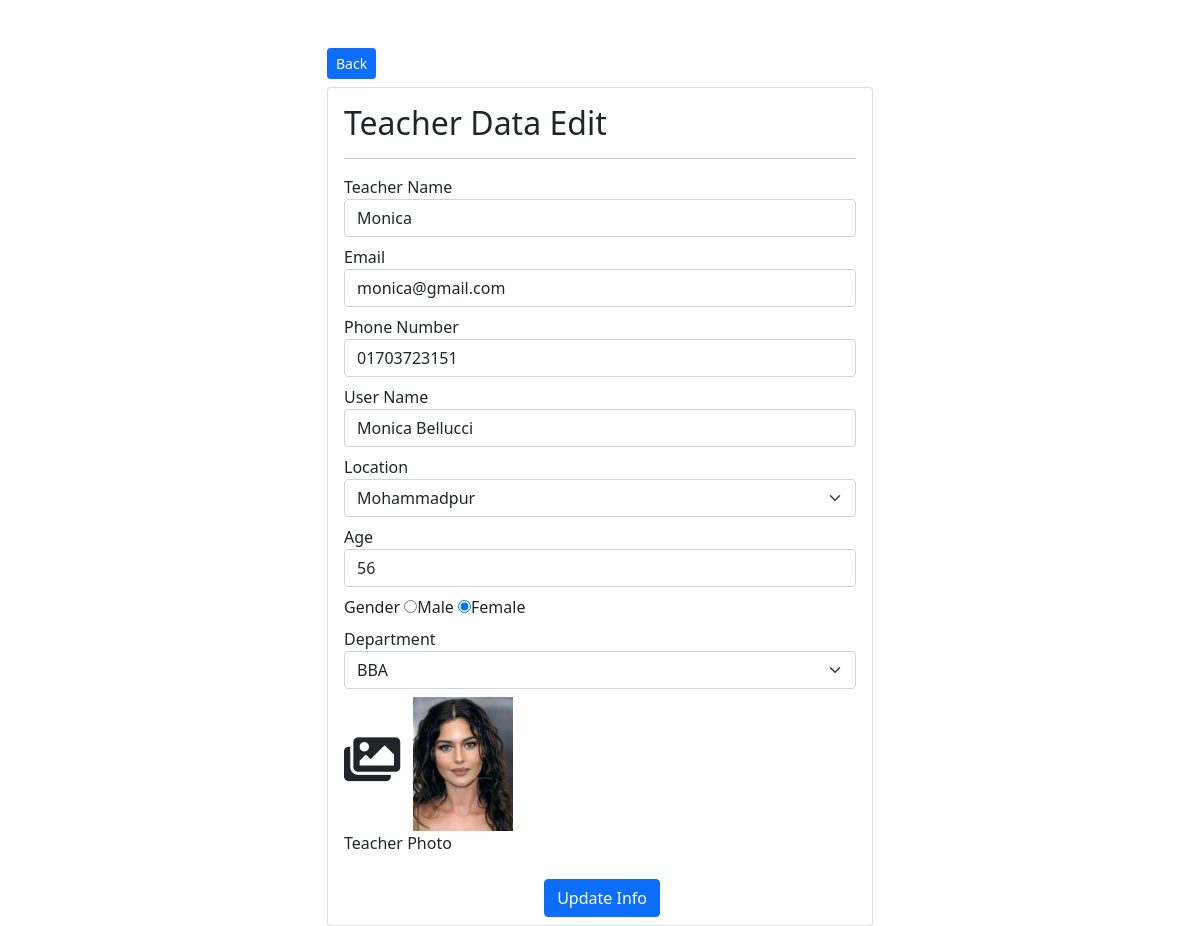
/edit.php?edit_id=24, run on the app's committed database.
### tables this page shows
CREATE TABLE `teachers` (
  `id` int(11) NOT NULL,
  `name` varchar(100) NOT NULL,
  `email` varchar(100) NOT NULL,
  `cell` varchar(15) NOT NULL,
  `username` varchar(100) NOT NULL,
  `location` varchar(100) NOT NULL,
  `age` int(3) NOT NULL,
  `gender` varchar(15) NOT NULL,
  `dept` varchar(15) NOT NULL,
  `photo` varchar(100) NOT NULL,
  `status` varchar(20) NOT NULL DEFAULT 'active',
  `created_at` varchar(100) NOT NULL DEFAULT current_timestamp(),
  `updated_at` varchar(100) DEFAULT NULL
);

### app/db.php (called while the page is built)
<?php
$host='localhost';
$user='root';
$pass='';
$db='crud';
function connect(){
  global $host,$user, $pass,$db;
  return $connection = new mysqli($host,$user,$pass,$db);
}
?>

### app/functions.php (called while the page is built, shortened)
<?php
function find($table,$id){
  $data = connect()->query("SELECT * FROM $table WHERE id='$id'");
  return $data-> fetch_object();
}
?>

### edit.php (the view, shortened to what this page needs)
<?php
if(isset($_GET['edit_id'])){
  $id = $_GET['edit_id'];
  $edit_data = find('teachers',$id);
}
?>
<!DOCTYPE html>
<html lang="en">
<head>
	<link rel="stylesheet" href="assets/css/bootstrap.min.css">
  <link rel="stylesheet" href="assets/fonts/css/all.css">
  <link rel="stylesheet" href="assets/css/style2.css">
</head>
<body>
<div class="container">
  <div class="row">
    <div class="col-lg-6 mx-auto mt-5">
    <a class="btn btn-primary btn-sm mb-2" href="index.php">Back</a>
      <div class="card">
        <div class="card-body">
        <h2>Teacher Data Edit</h2>
        <hr>
        <form action="" method="POST" enctype="multipart/form-data">
						<div class="form-group">
							<label for="">Teacher Name</label>
							<input name="name" class="form-control" value="<?php echo $edit_data->name; ?>" type="text">
						</div>
						<div class="form-group mt-2">
							<label for="">Email</label>
							<input name="email" class="form-control" value="<?php echo $edit_data->email; ?>" type="text">
						</div>
						<div class="form-group mt-2">
							<label for="">Phone Number</label>
							<input name="cell" class="form-control" value="<?php echo $edit_data->cell; ?>" type="text">
						</div>
						<div class="form-group mt-2">
							<label for="">User Name</label>
							<input name="username" class="form-control" value="<?php echo $edit_data->username; ?>" type="text">
						</div>
						<div class="form-group mt-2">
							<label for="">Location</label>
							<select class="form-select" aria-label=".form-select-sm example" name="location" id="">
								<option value="">-select-</op>
								<option <?php
                echo ($edit_data->location=='Mohammadpur') ? 'selected':''; ?> value="Mohammadpur">Mohammadpur</option>
							</select>
						</div>
						<div class="form-group mt-2">
							<label for="">Age</label>
							<input name="age" class="form-control" value="<?php echo $edit_data->age; ?>" type="text">
						</div>
						<div class="form-group mt-2">
							<label for="">Gender</label>
							<input name="gender" type="radio" <?php
              echo ($edit_data->gender=='Male') ? 'checked':'';?> value="Male" id="Male"><label for="Male">Male</label>
							<input name="gender" type="radio" <?php
              echo ($edit_data->gender=='Female') ? 'checked':'';?> value="Female" id="Female"><label for="Female">Female</label>
						</div>
						<div class="form-group mt-2">
							<label for="">Department</label>
							<select class="form-select" aria-label=".form-select-sm example" name="dept" id="">
								<option <?php
                echo ($edit_data->dept=='BBA') ? 'selected':''; ?> value="BBA">BBA</option>
							</select>
						</div>
						<div class="form-group mt-2">
							<label for="teacher_photo_edit" <div style="cursor:pointer" data-toggle="tooltip" title="Profile Photo" class="pic"><i class="fas fa-images"></i> <img style="width: 100px;" id="new_preview" src="photos/<?php echo $edit_data->photo; ?>" alt=""></div>Teacher Photo</label>
						</div>
						<div class="form-group mt-2 mb-2 mx-auto">
							<input name="crud" class="btn btn-primary" type="submit" value="Update Info">
						</div>
        </div>
      </div>
    </div>
  </div>
</body>
</html>

### assets/css/style2.css (style rules this page uses)
.pic { font-size:50px; }

### data on the page
teachers: name "Monica", email "monica@gmail.com", cell "01703723151", username "Monica Bellucci", location "Mohammadpur", age "56", gender "☐ Male", gender "☑ Female", dept "BBA", photo (picture)
